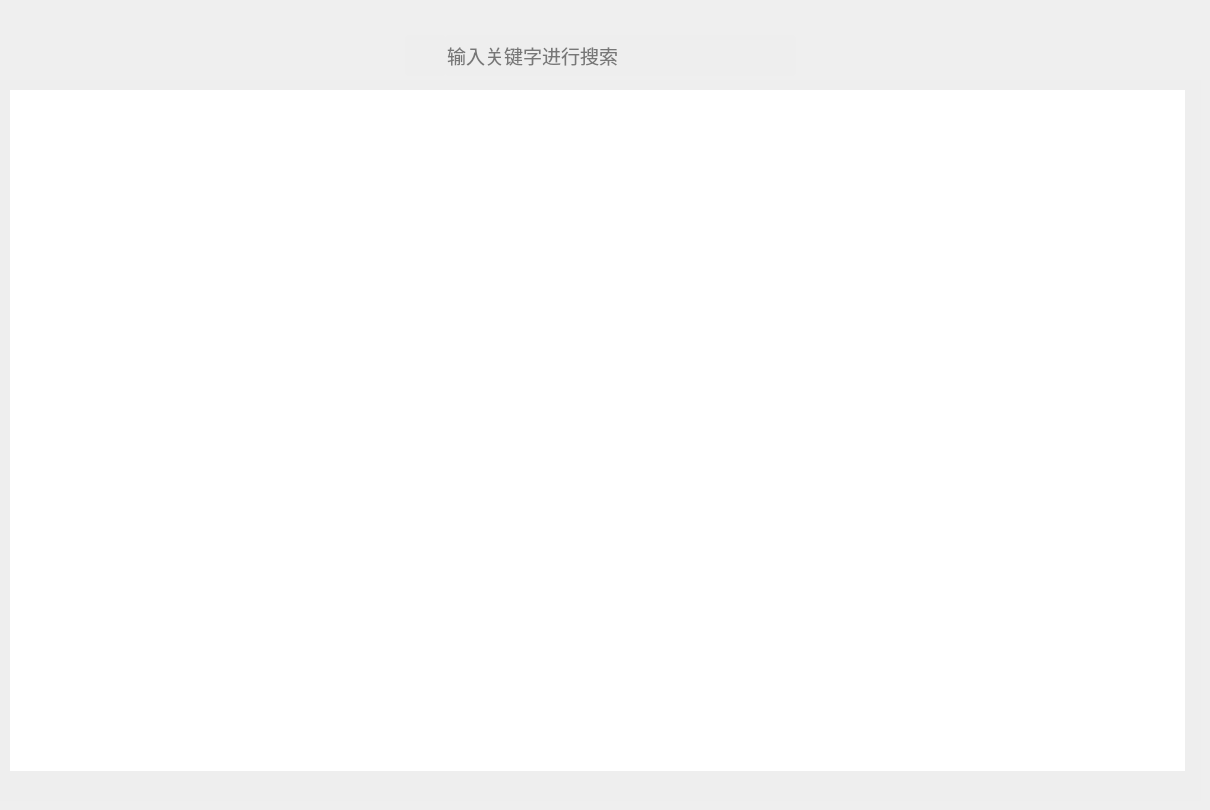
    <widget class="QWidget" name="page_2">
     <widget class="QWidget" name="horizontalLayoutWidget">
      <property name="geometry">
       <rect>
        <x>0</x>
        <y>30</y>
        <width>1201</width>
        <height>51</height>
       </rect>
      </property>
      <layout class="QHBoxLayout" name="horizontalLayout_2">
       <property name="spacing">
        <number>0</number>
       </property>
       <item>
        <spacer name="horizontalSpacer_2">
         <property name="orientation">
          <enum>Qt::Horizontal</enum>
         </property>
         <property name="sizeHint" stdset="0">
          <size>
           <width>40</width>
           <height>20</height>
          </size>
         </property>
        </spacer>
       </item>
       <item>
        <widget class="QWidget" name="widget" native="true">
         <property name="minimumSize">
          <size>
           <width>391</width>
           <height>41</height>
          </size>
         </property>
         <property name="maximumSize">
          <size>
           <width>391</width>
           <height>41</height>
          </size>
         </property>
         <property name="layoutDirection">
          <enum>Qt::LeftToRight</enum>
         </property>
         <widget class="QPushButton" name="pushButton_7">
          <property name="geometry">
           <rect>
            <x>0</x>
            <y>0</y>
            <width>41</width>
            <height>41</height>
           </rect>
          </property>
          <property name="minimumSize">
           <size>
            <width>41</width>
            <height>41</height>
           </size>
          </property>
          <property name="maximumSize">
           <size>
            <width>41</width>
            <height>41</height>
           </size>
          </property>
          <property name="cursor">
           <cursorShape>PointingHandCursor</cursorShape>
          </property>
          <property name="styleSheet">
           <string notr="true">QPushButton{
background-color:#eeeeee;
image:url(:/icons/搜索.png);
border-radius:3px;
}
QPushButton:hover{
image:url(:/icons/搜索2.png);
border-radius:3px;
}</string>
          </property>
          <property name="text">
           <string/>
          </property>
         </widget>
         <widget class="QLineEdit" name="searchLine">
          <property name="geometry">
           <rect>
            <x>40</x>
            <y>0</y>
            <width>351</width>
            <height>41</height>
           </rect>
          </property>
          <property name="minimumSize">
           <size>
            <width>351</width>
            <height>41</height>
           </size>
          </property>
          <property name="maximumSize">
           <size>
            <width>351</width>
            <height>41</height>
           </size>
          </property>
          <property name="font">
           <font>
            <family>微软雅黑</family>
            <pointsize>14</pointsize>
           </font>
          </property>
          <property name="styleSheet">
           <string notr="true">QLineEdit{
background-color:#eeeeee;
border-radius:3px;
}</string>
          </property>
          <property name="text">
           <string/>
          </property>
          <property name="placeholderText">
           <string>输入关键字进行搜索</string>
          </property>
         </widget>
        </widget>
       </item>
       <item>
        <spacer name="horizontalSpacer">
         <property name="orientation">
          <enum>Qt::Horizontal</enum>
         </property>
         <property name="sizeHint" stdset="0">
          <size>
           <width>40</width>
           <height>20</height>
          </size>
         </property>
        </spacer>
       </item>
      </layout>
     </widget>
     <widget class="QLabel" name="label_3">
      <property name="geometry">
       <rect>
        <x>0</x>
        <y>80</y>
        <width>1201</width>
        <height>721</height>
       </rect>
      </property>
      <property name="styleSheet">
       <string notr="true">QLabel{
background-color:#eeeeee;
}</string>
      </property>
      <property name="text">
       <string/>
      </property>
     </widget>
     <widget class="QWidget" name="verticalLayoutWidget">
      <property name="geometry">
       <rect>
        <x>20</x>
        <y>100</y>
        <width>1151</width>
        <height>661</height>
       </rect>
      </property>
      <layout class="QVBoxLayout" name="verticalLayout">
       <property name="spacing">
        <number>0</number>
       </property>
      </layout>
     </widget>
     <widget class="QLabel" name="searchInfoLabel">
      <property name="enabled">
       <bool>true</bool>
      </property>
      <property name="geometry">
       <rect>
        <x>360</x>
        <y>240</y>
        <width>451</width>
        <height>321</height>
       </rect>
      </property>
      <property name="minimumSize">
       <size>
        <width>0</width>
        <height>0</height>
       </size>
      </property>
      <property name="maximumSize">
       <size>
        <width>600</width>
        <height>450</height>
       </size>
      </property>
      <property name="text">
       <string/>
      </property>
      <property name="pixmap">
       <pixmap resource="myicon.qrc">:/icons/未找到.png</pixmap>
      </property>
      <property name="scaledContents">
       <bool>true</bool>
      </property>
     </widget>
     <widget class="QLabel" name="label_17">
      <property name="geometry">
       <rect>
        <x>10</x>
        <y>90</y>
        <width>1175</width>
        <height>681</height>
       </rect>
      </property>
      <property name="styleSheet">
       <string notr="true">background-color: rgb(255, 255, 255);</string>
      </property>
      <property name="text">
       <string/>
      </property>
     </widget>
     <zorder>label_3</zorder>
     <zorder>label_17</zorder>
     <zorder>horizontalLayoutWidget</zorder>
     <zorder>verticalLayoutWidget</zorder>
     <zorder>searchInfoLabel</zorder>
    </widget>
